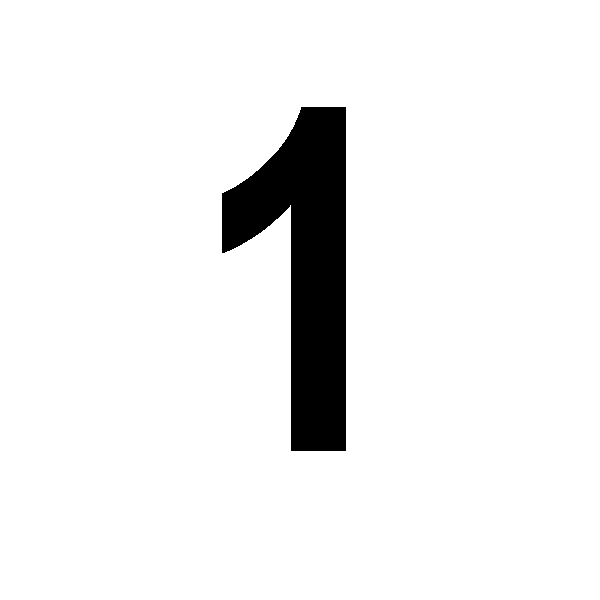
#> input picture digits_dataset/digits/ArialBoldCnd_250_02.png, 600 x 600 px, found by its file name; its folder holds 4 pictures in this run
$ python 01_images_processing_181116.py
#> lines starting #> are read from the running program, lines starting #| are printed output that depends on the picture; after the words box and inside, x2 and y2 are one past the last pixel; in counts of white or black regions, pixels touching at a corner belong together
# -*- coding: utf-8 -*-
"""
Created on Sat Nov  3 08:13:20 2018

@author: Veronica Stephens
"""
#%%
#import libraries
import cv2
import numpy as np
from matplotlib import pyplot as plt

#%%
def show_image(img):
    plt.imshow(img, cmap = 'gray', interpolation = 'bicubic')
    plt.xticks([]), plt.yticks([])  # to hide tick values on X and Y axis
    plt.show()

#%%

#DIGITS

#%%
#get list of all image files
import glob, os
path ='C:/Downloads/digits_dataset/digits/'
os.chdir(path)
fileList = []
for file in glob.glob("*.png"):
    fileList.append(path + file)
#fileList

#%%
##ONLY RUN THIS ONCE, IT'S CHANGING FILE NAMES TO MAINTAIN FILE ORDER NECESSARY FOR LABEL CREATION
##replace 010.png w/ 099.png to correct order
#from os import rename
#
#for fname in fileList:
#    if fname.endswith('.png'):
#        new_name = fname.replace('_010', '_099')
#        rename(fname, new_name)

#%%
#import original number files
images = []
for file in fileList:
  img = cv2.imread(file, cv2.IMREAD_GRAYSCALE)
#> img: shape (600, 600); 93.5% white; 1 black region, box (x1, y1, x2, y2) and area: (222, 107, 346, 451) 23246
  images.append(img)

show_image(images[1])

#%%
#resize all images to 28x28
imagesSmall = []
for x in range(0,len(images)):
#  x=19
  resized_image = cv2.resize(images[x], (28, 28))
#  show_image(resized_image)
  imagesSmall.append(resized_image)
#> this loop made 4 passes
#> pass 2, `resized_image = cv2.resize(images[x], (28, 28))`:
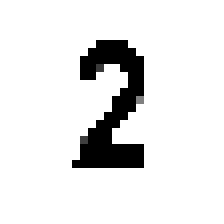
#> resized_image: shape (28, 28) (shown 8 times larger); min 0, max 255, mean 229.9
#> pass 3, `resized_image = cv2.resize(images[x], (28, 28))`:
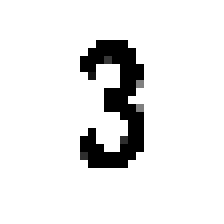
#> resized_image: shape (28, 28) (shown 8 times larger); min 0, max 255, mean 232.1

imagesSmall = np.asarray(imagesSmall)
show_image(imagesSmall[1])

#%%
#export images
path_exp ='C:/Downloads/digits_dataset/digits/processed/'

for i in range (0,len(imagesSmall)):
#  i = 1
  file_name = 'img_' + str(i)
  cv2.imwrite(path_exp + file_name + '.png',imagesSmall[i]) #(file name,image you want to save)

#%%
#create corresponding labels for images
import itertools

reps = int(len(imagesSmall)/9)
labels = [1,2,3,4,5,6,7,8,9]
labelsNew = []
for i in range(0,reps):
#  i = 1
  labelsNew.append(labels)
#> after the loop, labelsNew = []

labelsNew  = np.asarray(list(itertools.chain(*labelsNew)))
#> labelsNew = empty array

#%%
#check
i=17
#> (the run stopped early here; a loop or call above may not have finished)
